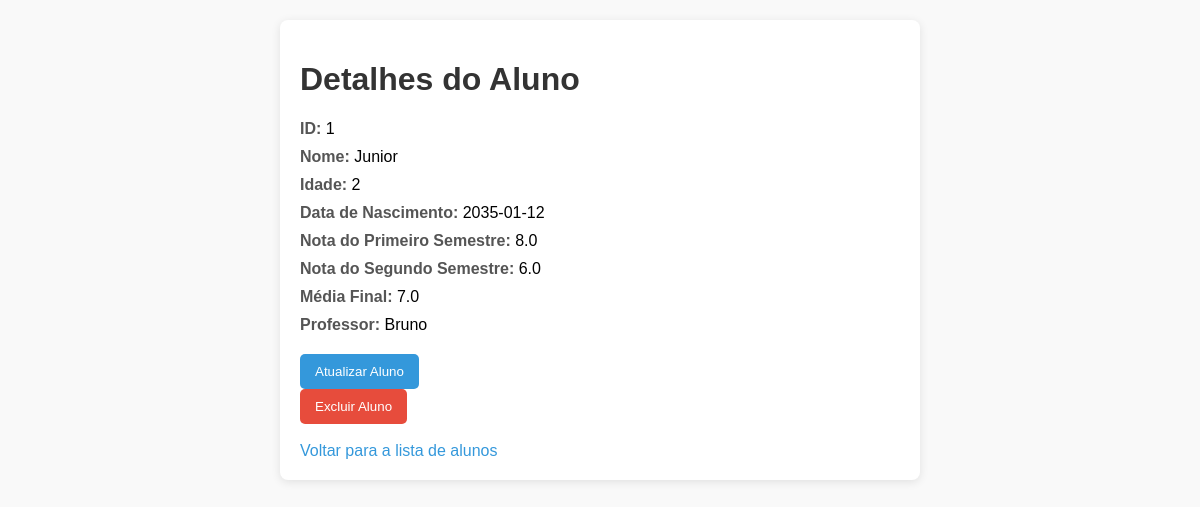
The app's page /aluno/1 with its own data.
### Alunos/alunos_model.py (models this page shows, shortened)
class Aluno(db.Model):
    id = db.Column(db.Integer, primary_key=True)
    nome = db.Column(db.String(100))
    idade = db.Column(db.Integer)
    data_nascimento = db.Column(db.Date)
    nota_primeiro_semestre = db.Column(db.Float)
    nota_segundo_semestre = db.Column(db.Float)
    media_final = db.Column(db.Float)
    professor = db.Column(db.String(150))
    turma_id = db.Column(db.Integer, db.ForeignKey('turma.id'), nullable=False)
    def to_dict(self):
        return {
            'id': self.id,
            'nome': self.nome,
            'idade': self.idade,
            'data_nascimento': self.data_nascimento,
            'nota_primeiro_semestre': self.nota_primeiro_semestre,
            'nota_segundo_semestre': self.nota_segundo_semestre,
            'media_final': self.media_final,
            'professor': self.professor
        }

### Alunos/alunos_routes.py (the view)
@alunos_blueprint.route('/aluno/<int:id_aluno>', methods=['GET'])
def get_aluno(id_aluno):
    try:
        aluno = aluno_por_id(id_aluno)
        return render_template('alunos/aluno_id.html', aluno=aluno)
    except AlunoNaoEncontrado:
        return jsonify({'message': 'Aluno não encontrado'}), 404

### Alunos/alunos_model.py (called while the page is built)
def aluno_por_id(id_aluno):
    aluno = Aluno.query.get(id_aluno)
    if not aluno:
        raise AlunoNaoEncontrado
    return aluno.to_dict()

### templates/alunos/aluno_id.html (shortened to what this page needs)
<!DOCTYPE html>
<html lang="pt-BR">
<head>
</head>
<body>
  <div class="container">
    <h1>Detalhes do Aluno</h1>
    <div class="detail"><strong>ID:</strong> {{ aluno.id }}</div>
    <div class="detail"><strong>Nome:</strong> {{ aluno.nome }}</div>
    <div class="detail"><strong>Idade:</strong> {{ aluno.idade }}</div>
    <div class="detail"><strong>Data de Nascimento:</strong> {{ aluno.data_nascimento }}</div>
    <div class="detail"><strong>Nota do Primeiro Semestre:</strong> {{ aluno.nota_primeiro_semestre }}</div>
    <div class="detail"><strong>Nota do Segundo Semestre:</strong> {{ aluno.nota_segundo_semestre }}</div>
    <div class="detail"><strong>Média Final:</strong> {{ aluno.media_final }}</div>
    <div class="detail"><strong>Professor:</strong> {{ aluno.professor }}</div>
    <form id="update-form" action="{{ url_for('alunos.update_aluno', id_aluno=aluno.id) }}" method="FORM">
      <button type="submit" class="update-button">Atualizar Aluno</button>
    </form>
    <form id="delete-form" action="{{ url_for('alunos.delete_aluno', id_aluno=aluno.id) }}" method="POST">
      <button type="submit">Excluir Aluno</button>
    </form>
    <br>
    <a href="{{ url_for('alunos.get_alunos') }}">Voltar para a lista de alunos</a>
  </div>
</body>
</html>

### templates/alunos/aluno_id.html (style rules this page uses)
body { font-family: Arial, sans-serif; background-color: #f9f9f9; margin: 0; padding: 20px; }
h1 { color: #333; }
.container { background-color: #fff; border-radius: 8px; box-shadow: 0 2px 10px rgba(0, 0, 0, 0.1); padding: 20px; max-width: 600px; margin: auto; }
.detail { margin: 10px 0; }
.detail strong { color: #555; }
button { background-color: #e74c3c; color: white; border: none; border-radius: 5px; padding: 10px 15px; cursor: pointer; }
a { text-decoration: none; color: #3498db; }
.update-button { background-color: #3498db; margin-top: 10px; }

### records on screen
Aluno: nome "Junior", data_nascimento "2035-01-12", nota_primeiro_semestre "8.0", nota_segundo_semestre "6.0", media_final "7.0", professor "Bruno"

### other values on screen
{{ aluno.id }} "1"
{{ aluno.idade }} "2"
